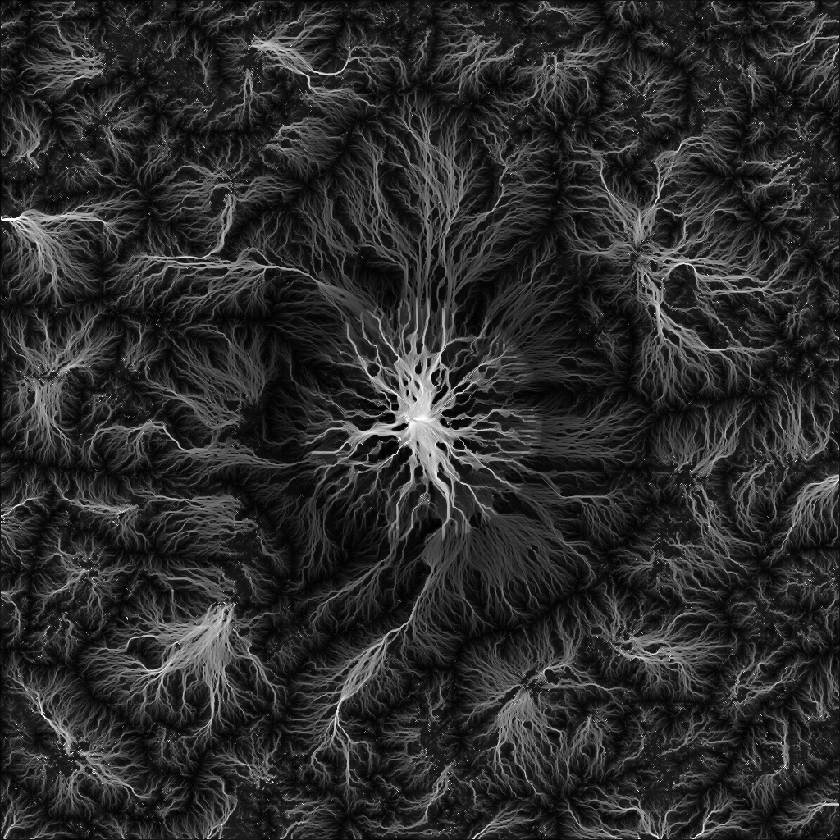
#> input picture flow.png, 840 x 840 px, shrunk from 1024 x 1024 before the run
$ python converter.py
#> lines starting #> are read from the running program, lines starting #| are printed output that depends on the picture; long printed decimals are rounded
import math
import numpy as np
from PIL import Image

if __name__ == "__main__":
    flow = Image.open("flow.png", "r")
#> flow is the input picture: PIL image 840x840 I;16; min 0, max 65534, mean 11459.1
    flow = np.asarray(flow, dtype="int32")
#> flow: shape (840, 840) int32
    deposit = Image.open("deposit.png", "r")
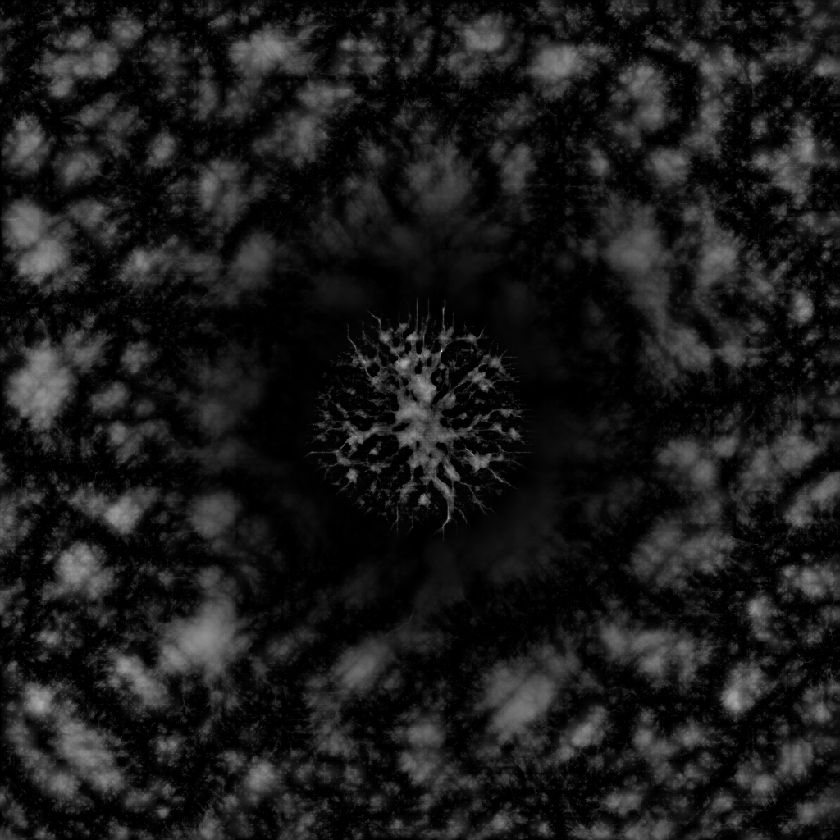
#> input picture deposit.png, 840 x 840 px, shrunk from 1024 x 1024 before the run
#> deposit is the input picture: PIL image 840x840 I;16; min 0, max 37371, mean 3967.5
    deposit = np.asarray(deposit, dtype="int32")
#> deposit: shape (840, 840) int32
    wear = Image.open("wear.png", "r")
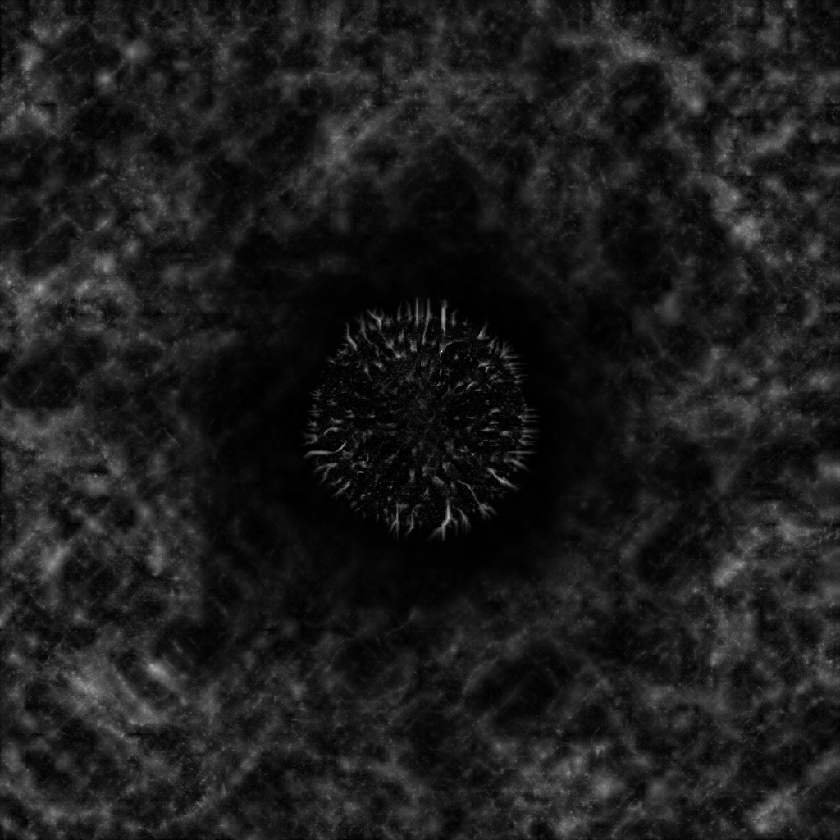
#> input picture wear.png, 840 x 840 px, shrunk from 1024 x 1024 before the run
#> wear is the input picture: PIL image 840x840 I;16; min 0, max 38898, mean 4377.8
    wear = np.asarray(wear, dtype="int32")
#> wear: shape (840, 840) int32

    res = np.zeros((len(flow), len(flow[0]), 3))
#> res: shape (840, 840, 3) float64; every value is 0

    np.clip(res, 0, 255, out=res)
    data_u8 = res.astype('uint8')
#> data_u8: shape (840, 840, 3); every value is 0
    outimg = Image.fromarray(data_u8, "RGB")
    outimg.save("alpha.png")

    for x in range(0, len(flow)):
        print(x/len(flow)*100)
        for y in range(0, len(flow[0])):
            res[x, y, 0] = math.floor(math.sqrt(flow[x, y])/1.5)
            res[x, y, 1] = math.floor(math.sqrt(deposit[x, y]))
            res[x, y, 2] = math.floor(math.sqrt(wear[x, y]))
#> this loop made 840 passes
#| 0.0
#| 0.119
#| 0.2381
#| 0.3571
#| 0.4762
#| 0.5952
#| 0.7143
#| 0.8333
#> (further printed lines are left out)
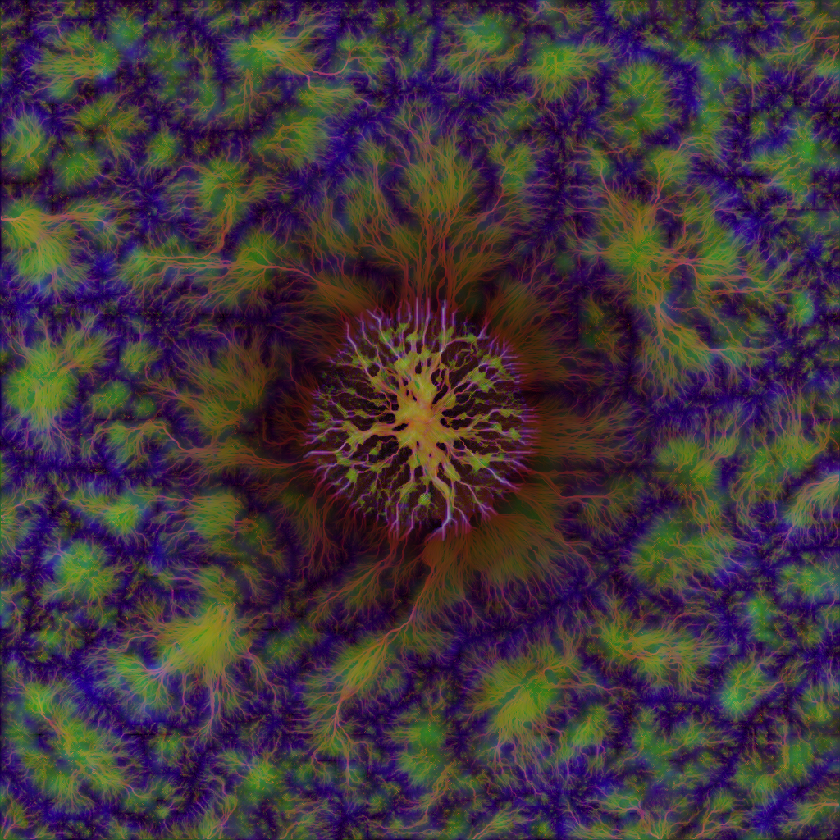
#> res: shape (840, 840, 3) float64; mean of channels 0, 1, 2 65.9, 52.4, 61.3; drawn as R, G, B

    np.clip(res, 0, 255, out=res)
    data_u8 = res.astype('uint8')
    outimg = Image.fromarray(data_u8, "RGB")
    outimg.save("res.png")
